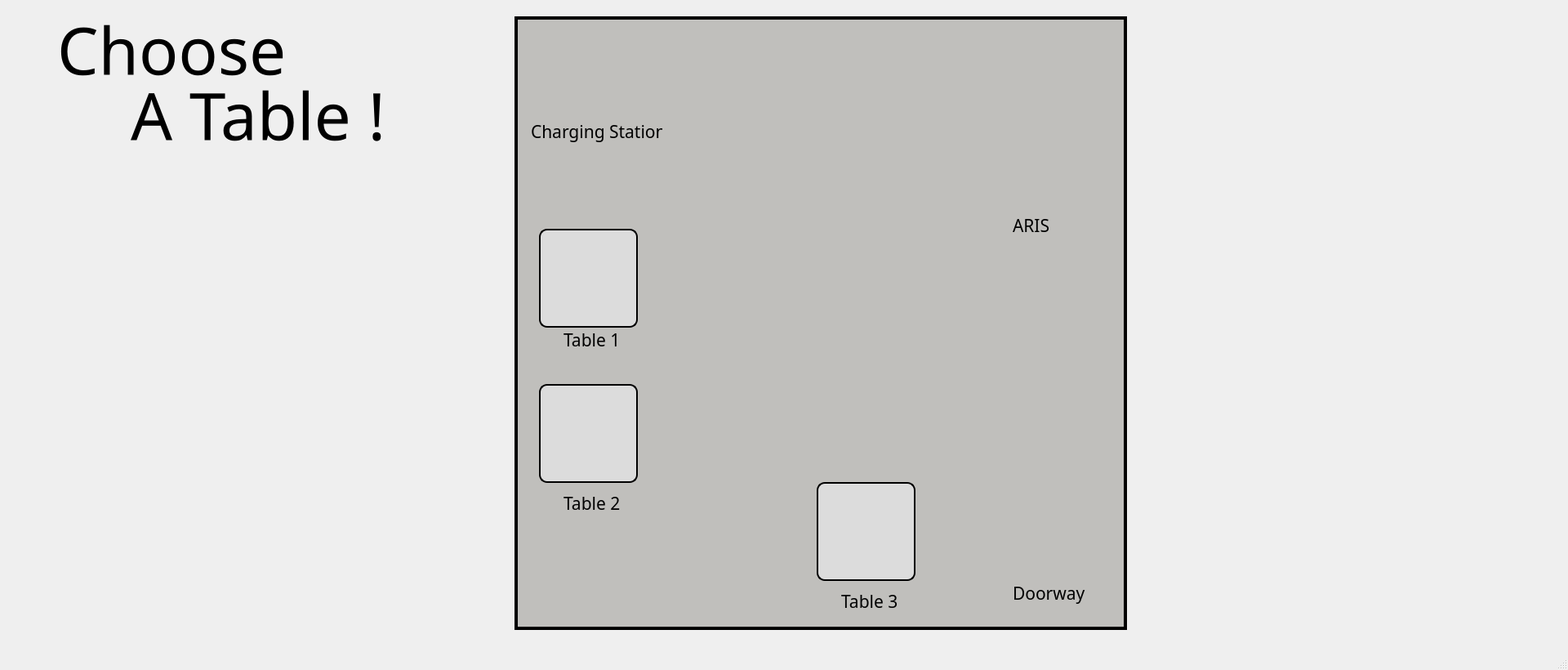
<?xml version="1.0" encoding="UTF-8"?>
<ui version="4.0">
 <class>MainWindow</class>
 <widget class="QMainWindow" name="MainWindow">
  <property name="geometry">
   <rect>
    <x>0</x>
    <y>0</y>
    <width>1920</width>
    <height>820</height>
   </rect>
  </property>
  <property name="windowTitle">
   <string>MainWindow</string>
  </property>
  <property name="windowIcon">
   <iconset>
    <normaloff>:/icon/free-icon-hand-cursor-5781782.png</normaloff>:/icon/free-icon-hand-cursor-5781782.png</iconset>
  </property>
  <widget class="QWidget" name="centralwidget">
   <widget class="QLabel" name="label">
    <property name="enabled">
     <bool>true</bool>
    </property>
    <property name="geometry">
     <rect>
      <x>-450</x>
      <y>-30</y>
      <width>2401</width>
      <height>900</height>
     </rect>
    </property>
    <property name="styleSheet">
     <string notr="true">

background-image: url(:/icon/Screenshot from 2024-07-04 10-28-03.png);
    background-position: bottom center; /* 바닥 중앙에서 시작 */
</string>
    </property>
    <property name="text">
     <string/>
    </property>
   </widget>
   <widget class="QLabel" name="hightfiveimo">
    <property name="geometry">
     <rect>
      <x>1030</x>
      <y>160</y>
      <width>191</width>
      <height>201</height>
     </rect>
    </property>
    <property name="font">
     <font>
      <family>Uroob</family>
      <pointsize>56</pointsize>
      <weight>75</weight>
      <bold>true</bold>
     </font>
    </property>
    <property name="styleSheet">
     <string notr="true">image: url(:/icon/free-icon-hand-cursor-5781782.png);</string>
    </property>
    <property name="text">
     <string/>
    </property>
   </widget>
   <widget class="QLabel" name="label_2">
    <property name="geometry">
     <rect>
      <x>630</x>
      <y>20</y>
      <width>750</width>
      <height>751</height>
     </rect>
    </property>
    <property name="styleSheet">
     <string notr="true">background-color: rgb(192, 191, 188);
    border-width: 4px; /* 윤곽선 굵기 */
    border-style: solid;
    border-color: #000000; /* 검정색 테두리 */
   </string>
    </property>
    <property name="text">
     <string/>
    </property>
   </widget>
   <widget class="QLabel" name="label_6">
    <property name="geometry">
     <rect>
      <x>970</x>
      <y>1010</y>
      <width>141</width>
      <height>51</height>
     </rect>
    </property>
    <property name="font">
     <font>
      <family>Dyuthi</family>
      <pointsize>16</pointsize>
     </font>
    </property>
    <property name="text">
     <string>Table 2</string>
    </property>
   </widget>
   <widget class="QLabel" name="label_5">
    <property name="geometry">
     <rect>
      <x>70</x>
      <y>10</y>
      <width>571</width>
      <height>101</height>
     </rect>
    </property>
    <property name="font">
     <font>
      <family>Dyuthi</family>
      <pointsize>60</pointsize>
      <weight>50</weight>
      <bold>false</bold>
     </font>
    </property>
    <property name="text">
     <string>Choose</string>
    </property>
   </widget>
   <widget class="QLabel" name="label_9">
    <property name="geometry">
     <rect>
      <x>80</x>
      <y>100</y>
      <width>61</width>
      <height>71</height>
     </rect>
    </property>
    <property name="styleSheet">
     <string notr="true">image: url(:/icon/free-icon-map-395003.png);</string>
    </property>
    <property name="text">
     <string/>
    </property>
   </widget>
   <widget class="QPushButton" name="Table1_Btn">
    <property name="geometry">
     <rect>
      <x>670</x>
      <y>280</y>
      <width>101</width>
      <height>121</height>
     </rect>
    </property>
    <property name="cursor">
     <cursorShape>OpenHandCursor</cursorShape>
    </property>
    <property name="styleSheet">
     <string notr="true">image: url(:/icon/free-icon-table-8015427.png);
/* 투명 배경 */border: none; /* 버튼 테두리 제거 */</string>
    </property>
    <property name="text">
     <string/>
    </property>
   </widget>
   <widget class="QLabel" name="label_3">
    <property name="geometry">
     <rect>
      <x>1240</x>
      <y>640</y>
      <width>81</width>
      <height>61</height>
     </rect>
    </property>
    <property name="styleSheet">
     <string notr="true">image: url(:/icon/free-icon-log-in-1176390.png);</string>
    </property>
    <property name="text">
     <string/>
    </property>
   </widget>
   <widget class="QLabel" name="label_7">
    <property name="geometry">
     <rect>
      <x>1150</x>
      <y>30</y>
      <width>221</width>
      <height>221</height>
     </rect>
    </property>
    <property name="styleSheet">
     <string notr="true">image: url(:/icon/ARIS.png);</string>
    </property>
    <property name="text">
     <string/>
    </property>
   </widget>
   <widget class="QLabel" name="label_10">
    <property name="geometry">
     <rect>
      <x>650</x>
      <y>130</y>
      <width>161</width>
      <height>61</height>
     </rect>
    </property>
    <property name="font">
     <font>
      <family>Dyuthi</family>
      <pointsize>16</pointsize>
     </font>
    </property>
    <property name="text">
     <string>Charging Station</string>
    </property>
   </widget>
   <widget class="QLabel" name="label_11">
    <property name="geometry">
     <rect>
      <x>690</x>
      <y>390</y>
      <width>71</width>
      <height>51</height>
     </rect>
    </property>
    <property name="font">
     <font>
      <family>Dyuthi</family>
      <pointsize>16</pointsize>
     </font>
    </property>
    <property name="text">
     <string>Table 1</string>
    </property>
   </widget>
   <widget class="QLabel" name="label_12">
    <property name="geometry">
     <rect>
      <x>690</x>
      <y>590</y>
      <width>81</width>
      <height>51</height>
     </rect>
    </property>
    <property name="font">
     <font>
      <family>Dyuthi</family>
      <pointsize>16</pointsize>
     </font>
    </property>
    <property name="text">
     <string>Table 2</string>
    </property>
   </widget>
   <widget class="QLabel" name="label_14">
    <property name="geometry">
     <rect>
      <x>1030</x>
      <y>710</y>
      <width>141</width>
      <height>51</height>
     </rect>
    </property>
    <property name="font">
     <font>
      <family>Dyuthi</family>
      <pointsize>16</pointsize>
     </font>
    </property>
    <property name="text">
     <string>Table 3</string>
    </property>
   </widget>
   <widget class="QLabel" name="label_15">
    <property name="geometry">
     <rect>
      <x>1240</x>
      <y>250</y>
      <width>141</width>
      <height>51</height>
     </rect>
    </property>
    <property name="font">
     <font>
      <family>Dyuthi</family>
      <pointsize>16</pointsize>
     </font>
    </property>
    <property name="text">
     <string>ARIS</string>
    </property>
   </widget>
   <widget class="QLabel" name="label_17">
    <property name="geometry">
     <rect>
      <x>1240</x>
      <y>700</y>
      <width>141</width>
      <height>51</height>
     </rect>
    </property>
    <property name="font">
     <font>
      <family>Dyuthi</family>
      <pointsize>16</pointsize>
     </font>
    </property>
    <property name="text">
     <string>Doorway</string>
    </property>
   </widget>
   <widget class="QLabel" name="label_20">
    <property name="geometry">
     <rect>
      <x>160</x>
      <y>90</y>
      <width>571</width>
      <height>101</height>
     </rect>
    </property>
    <property name="font">
     <font>
      <family>Dyuthi</family>
      <pointsize>60</pointsize>
      <weight>50</weight>
      <bold>false</bold>
     </font>
    </property>
    <property name="text">
     <string>A Table !</string>
    </property>
   </widget>
   <widget class="QPushButton" name="Table2_Btn">
    <property name="geometry">
     <rect>
      <x>670</x>
      <y>470</y>
      <width>101</width>
      <height>121</height>
     </rect>
    </property>
    <property name="cursor">
     <cursorShape>OpenHandCursor</cursorShape>
    </property>
    <property name="styleSheet">
     <string notr="true">image: url(:/icon/free-icon-table-8015427.png);
/* 투명 배경 */border: none; /* 버튼 테두리 제거 */</string>
    </property>
    <property name="text">
     <string/>
    </property>
   </widget>
   <widget class="QPushButton" name="Table3_Btn">
    <property name="geometry">
     <rect>
      <x>1010</x>
      <y>590</y>
      <width>101</width>
      <height>121</height>
     </rect>
    </property>
    <property name="cursor">
     <cursorShape>OpenHandCursor</cursorShape>
    </property>
    <property name="styleSheet">
     <string notr="true">image: url(:/icon/free-icon-table-8015427.png);
/* 투명 배경 */border: none; /* 버튼 테두리 제거 */</string>
    </property>
    <property name="text">
     <string/>
    </property>
   </widget>
   <widget class="QLabel" name="label_4">
    <property name="geometry">
     <rect>
      <x>670</x>
      <y>50</y>
      <width>101</width>
      <height>91</height>
     </rect>
    </property>
    <property name="styleSheet">
     <string notr="true">image: url(:/icon/충전스테이션.png);</string>
    </property>
    <property name="text">
     <string/>
    </property>
   </widget>
   <widget class="QLabel" name="label_19">
    <property name="geometry">
     <rect>
      <x>660</x>
      <y>280</y>
      <width>121</width>
      <height>121</height>
     </rect>
    </property>
    <property name="styleSheet">
     <string notr="true">background-color: rgb(220, 220, 220);
; border-radius: 10; border: 2px solid</string>
    </property>
    <property name="text">
     <string/>
    </property>
   </widget>
   <widget class="QLabel" name="label_21">
    <property name="geometry">
     <rect>
      <x>660</x>
      <y>470</y>
      <width>121</width>
      <height>121</height>
     </rect>
    </property>
    <property name="styleSheet">
     <string notr="true">background-color: rgb(220, 220, 220);
; border-radius: 10; border: 2px solid</string>
    </property>
    <property name="text">
     <string/>
    </property>
   </widget>
   <widget class="QLabel" name="label_23">
    <property name="geometry">
     <rect>
      <x>1000</x>
      <y>590</y>
      <width>121</width>
      <height>121</height>
     </rect>
    </property>
    <property name="styleSheet">
     <string notr="true">background-color: rgb(220, 220, 220);
; border-radius: 10; border: 2px solid</string>
    </property>
    <property name="text">
     <string/>
    </property>
   </widget>
   <widget class="QLabel" name="label_24">
    <property name="geometry">
     <rect>
      <x>830</x>
      <y>590</y>
      <width>121</width>
      <height>121</height>
     </rect>
    </property>
    <property name="styleSheet">
     <string notr="true">background-color: rgb(220, 220, 220);
; border-radius: 10; border: 2px solid</string>
    </property>
    <property name="text">
     <string/>
    </property>
   </widget>
   <zorder>label_24</zorder>
   <zorder>label</zorder>
   <zorder>hightfiveimo</zorder>
   <zorder>label_2</zorder>
   <zorder>label_6</zorder>
   <zorder>label_5</zorder>
   <zorder>label_9</zorder>
   <zorder>label_3</zorder>
   <zorder>label_7</zorder>
   <zorder>label_10</zorder>
   <zorder>label_11</zorder>
   <zorder>label_12</zorder>
   <zorder>label_14</zorder>
   <zorder>label_15</zorder>
   <zorder>label_17</zorder>
   <zorder>label_20</zorder>
   <zorder>label_4</zorder>
   <zorder>label_19</zorder>
   <zorder>Table1_Btn</zorder>
   <zorder>label_21</zorder>
   <zorder>Table2_Btn</zorder>
   <zorder>label_23</zorder>
   <zorder>Table3_Btn</zorder>
  </widget>
  <widget class="QMenuBar" name="menubar">
   <property name="geometry">
    <rect>
     <x>0</x>
     <y>0</y>
     <width>1920</width>
     <height>22</height>
    </rect>
   </property>
  </widget>
  <widget class="QStatusBar" name="statusbar"/>
 </widget>
 <resources>
  <include location="resource_table.qrc"/>
 </resources>
 <connections/>
</ui>
